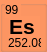
   <widget class="QGroupBox" name="groupBox_25">
    <property name="geometry">
     <rect>
      <x>612</x>
      <y>417</y>
      <width>47</width>
      <height>52</height>
     </rect>
    </property>
    <property name="autoFillBackground">
     <bool>false</bool>
    </property>
    <property name="styleSheet">
     <string notr="true">background-color: rgb(255, 151, 99);</string>
    </property>
    <property name="title">
     <string/>
    </property>
    <property name="flat">
     <bool>false</bool>
    </property>
    <widget class="QLabel" name="label_132">
     <property name="geometry">
      <rect>
       <x>5</x>
       <y>2</y>
       <width>16</width>
       <height>16</height>
      </rect>
     </property>
     <property name="text">
      <string>99</string>
     </property>
    </widget>
    <widget class="QLabel" name="label_133">
     <property name="geometry">
      <rect>
       <x>8</x>
       <y>36</y>
       <width>33</width>
       <height>13</height>
      </rect>
     </property>
     <property name="text">
      <string>252.08</string>
     </property>
    </widget>
    <widget class="QLabel" name="label_134">
     <property name="geometry">
      <rect>
       <x>9</x>
       <y>16</y>
       <width>31</width>
       <height>21</height>
      </rect>
     </property>
     <property name="font">
      <font>
       <pointsize>16</pointsize>
       <weight>75</weight>
       <bold>true</bold>
      </font>
     </property>
     <property name="text">
      <string>Es</string>
     </property>
    </widget>
   </widget>
